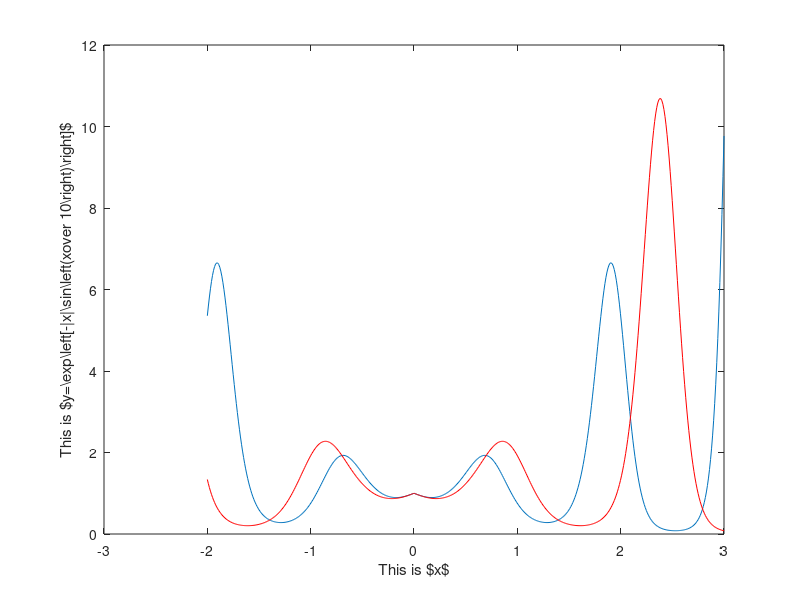
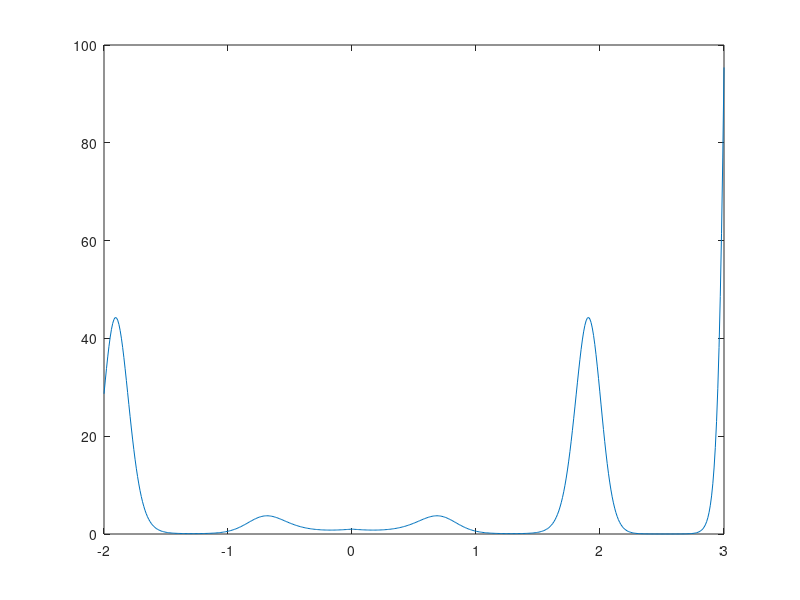

These figures' MATLAB source, in order:
x = linspace(-2,3,500);
y = exp(-abs(x).*cos(5*x));
y2 = exp(-abs(x).*cos(4*x));
plot(x,y)
xlabel('This is $x$')
ylabel('This is $y=\exp\left[-|x|\sin\left({x\over 10}\right)\right]$')
xlim([-3,3])
hold on
plot(x,y2,'-r')
figure
plot(x,y.^2)